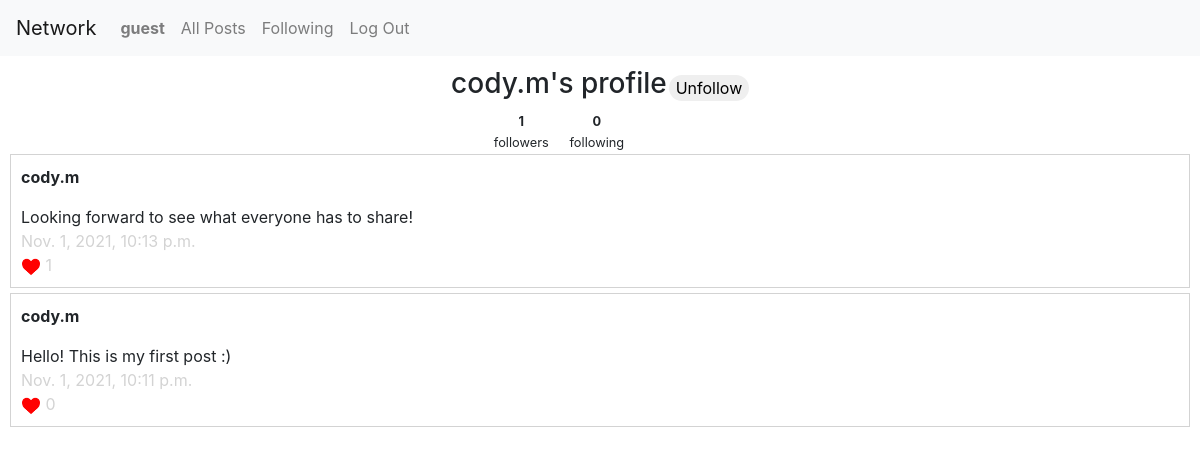
Page /social/profile-page/cody.m (signed in) on the committed database.
### landing_page/models.py (models this page shows, shortened)
class User(AbstractUser):
    number_of_followers = models.IntegerField(default=0)
    number_of_followings = models.IntegerField(default=0)

### social/models.py (models this page shows, shortened)
class Post(models.Model):
    creator = models.ForeignKey(User, on_delete=models.CASCADE, related_name='posts')
    post = models.CharField(max_length=280)
    timestamp = models.DateTimeField(auto_now_add=True)
    likes = models.IntegerField(default=0)

### social/views.py (the view)
# urls.py: path("profile-page/<str:username>", views.profile_page, name="profile-page"),
def profile_page(request, username):
    userObject = User.objects.get(username=username)    # This is the user from where the page was linked
    userPosts = Post.objects.filter(creator=userObject).order_by('-timestamp')
    paginator = Paginator(userPosts, 10)
    page_number = request.GET.get('page')
    page_obj = paginator.get_page(page_number)
    if not request.user.id:     # request.user.id would return None if no user is logged in
        return render(request, "social/default-profile.html", {
            "userProfileObject": userObject,
            "userPosts": page_obj,
            "displayPagination": areMoreThanTenItems(userPosts)
        })
    else:
        return render(request, "social/profile.html", {
            "loggedUser": request.user,
            "userProfileObject": userObject,
            "isFollowing": isFollowing(request.user.id, userObject.id),
            "userPosts": page_obj,
            "displayPagination": areMoreThanTenItems(userPosts)
        })

### social/views.py (called while the page is built)
def isFollowing(loggedUserID, otherUserID):
    loggedUser = User.objects.get(pk=loggedUserID)
    otherUser = User.objects.get(pk=otherUserID)
    return Follower.objects.filter(user=loggedUser, following=otherUser).exists()

def areMoreThanTenItems(given_list):
    return len(given_list) > 10

### social/templates/social/profile.html (shortened to what this page needs)
{% extends "social/layout.html" %}
{% load static %}
{% block body %}
	<table id="profile-page-header">
		<tr>
			<td><h3>{{ userProfileObject.username }}'s profile</h3></td>
			<td>
			    {% if loggedUser.username != userProfileObject.username %}
			    	{% if isFollowing %}
			    		<button id="unfollow-btn" value="{{ userProfileObject.username }}">Unfollow</button>
			    	{% else %}
						<button id="follow-btn" value="{{ userProfileObject.username }}">Follow</button>
			    	{% endif %}
				{% endif %}
			</td>
		</tr>
		<tr>
			<td>
				<table id="follow-table">
					<tr>
						<td class="follow-data"><b>{{ userProfileObject.number_of_followers }}</b></td>
						<td class="follow-data"><b>{{ userProfileObject.number_of_followings }}</b></td>
					</tr>
					<tr>
						<td class="follow-data">followers</td>
						<td class="follow-data">following</td>
					</tr>
				</table>
			</td>
			<td></td>
		</tr>
	</table>
	{% for post in userPosts%}
        <div class="div-border">
            <p><b>{{ post.creator.username }}</b></p>
            <div id="postID-{{post.id}}">{{ post.post }}</div>
            <div class="ligthgray-text">{{ post.timestamp }}</div>
            <div>
                <button data-postid="{{post.id}}" class="like-btn">
                    <img src="../../static/social/like-logo.png" alt="Like logo" width="20">
                </button>
                <span id="likesID-{{post.id}}" class="ligthgray-text">{{ post.likes }}</span>
             </div>
        </div>
    {% endfor %}
{% endblock %}

### social/templates/social/layout.html (shortened to what this page needs)
{% load static %}
<!DOCTYPE html>
<html lang="en">
    <head>
        <link rel="stylesheet" href="https://stackpath.bootstrapcdn.com/bootstrap/4.4.1/css/bootstrap.min.css">
        <link href="{% static 'social/styles.css' %}" rel="stylesheet">
    </head>
    <body>
        <nav class="navbar navbar-expand-lg navbar-light bg-light">
            <a class="navbar-brand" href="#">Network</a>
            <div>
              <ul class="navbar-nav mr-auto">
                {% if user.is_authenticated %}
                    <li class="nav-item">
                        <a class="nav-link" href="{% url 'social:profile-page' user.username %}"><strong>{{ user.username }}</strong></a>
                    </li>
                {% endif %}
                <li class="nav-item">
                  <a class="nav-link" href="{% url 'social:index' %}" id="all-posts">All Posts</a>
                </li>
                {% if user.is_authenticated %}
                    <li class="nav-item">
                        <a class="nav-link" href="{% url 'social:following' user.username %}">Following</a>
                    </li>
                    <li class="nav-item">
                        <a class="nav-link" href="{% url 'social:logout' %}">Log Out</a>
                    </li>
                {% endif %}
              </ul>
            </div>
          </nav>
        <main>
            {% block body %}
            {% endblock %}
        </main>
    </body>
</html>

### social/static/social/styles.css (style rules this page uses)
main { padding: 10px; font-size: normal; }
.div-border { border: 1px solid lightgray; padding: 10px; margin-bottom: 5px; position: relative; }
.ligthgray-text { color: lightgray; }
table { width: 300px; margin: auto; }
td { text-align: center; }
#follow-table { width: 70%; }
.follow-data { font-size: 80%; }
#follow-btn, #unfollow-btn { width: 80px; border: none; border-radius: 15px; }
.like-btn { border: none; outline: none !important; padding: 0px; background-color: transparent; }

### rows in the picture
User: username "guest"
User: username "cody.m", number_of_followers "1", number_of_followings "0"
Post: creator.username "cody.m", post "Looking forward to see what everyone has to share!", timestamp "Nov. 1, 2021, 10:13 p.m.", likes "1"
Post: creator.username "cody.m", post "Hello! This is my first post :)", timestamp "Nov. 1, 2021, 10:11 p.m.", likes "0"
